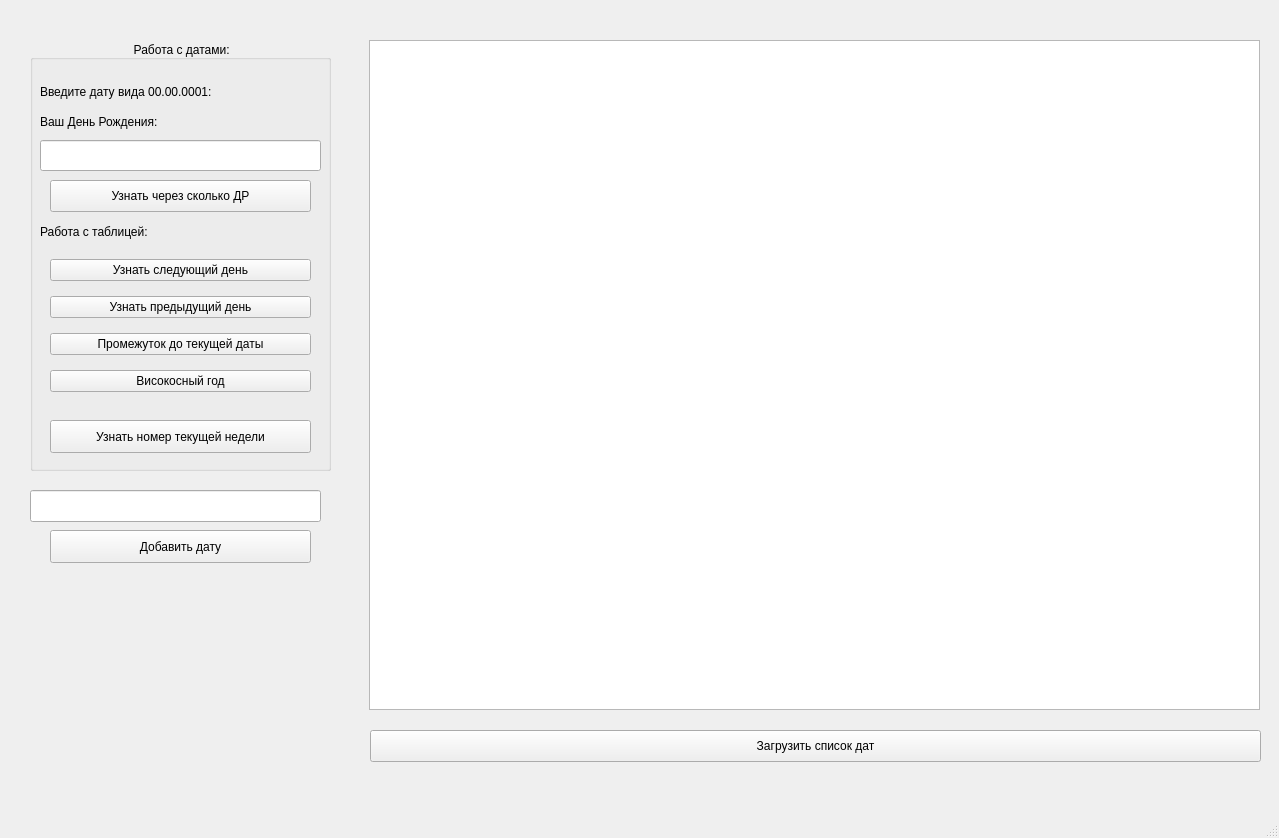
<?xml version="1.0" encoding="UTF-8"?>
<ui version="4.0">
 <class>MainWindow</class>
 <widget class="QMainWindow" name="MainWindow">
  <property name="geometry">
   <rect>
    <x>0</x>
    <y>0</y>
    <width>1279</width>
    <height>838</height>
   </rect>
  </property>
  <property name="windowTitle">
   <string>MainWindow</string>
  </property>
  <widget class="QWidget" name="centralwidget">
   <widget class="QTableWidget" name="tableTime">
    <property name="enabled">
     <bool>true</bool>
    </property>
    <property name="geometry">
     <rect>
      <x>369</x>
      <y>40</y>
      <width>891</width>
      <height>670</height>
     </rect>
    </property>
    <property name="maximumSize">
     <size>
      <width>16777211</width>
      <height>16777215</height>
     </size>
    </property>
    <property name="gridStyle">
     <enum>Qt::SolidLine</enum>
    </property>
    <attribute name="horizontalHeaderShowSortIndicator" stdset="0">
     <bool>false</bool>
    </attribute>
   </widget>
   <widget class="QGroupBox" name="groupBox">
    <property name="geometry">
     <rect>
      <x>30</x>
      <y>40</y>
      <width>301</width>
      <height>431</height>
     </rect>
    </property>
    <property name="title">
     <string> Работа с датами:</string>
    </property>
    <property name="alignment">
     <set>Qt::AlignBottom|Qt::AlignHCenter</set>
    </property>
    <property name="flat">
     <bool>false</bool>
    </property>
    <property name="checkable">
     <bool>false</bool>
    </property>
    <widget class="QLabel" name="Date">
     <property name="geometry">
      <rect>
       <x>10</x>
       <y>40</y>
       <width>281</width>
       <height>23</height>
      </rect>
     </property>
     <property name="text">
      <string>Введите дату вида 00.00.0001:</string>
     </property>
    </widget>
    <widget class="QWidget" name="verticalLayoutWidget">
     <property name="geometry">
      <rect>
       <x>20</x>
       <y>210</y>
       <width>261</width>
       <height>155</height>
      </rect>
     </property>
     <layout class="QVBoxLayout" name="verticalLayout">
      <item>
       <widget class="QPushButton" name="ButtonNextDay">
        <property name="text">
         <string>Узнать следующий день</string>
        </property>
       </widget>
      </item>
      <item>
       <widget class="QPushButton" name="ButtonPreviousDay">
        <property name="text">
         <string>Узнать предыдущий день</string>
        </property>
       </widget>
      </item>
      <item>
       <widget class="QPushButton" name="ButtonDuration">
        <property name="text">
         <string>Промежуток до текущей даты</string>
        </property>
       </widget>
      </item>
      <item>
       <widget class="QPushButton" name="ButtonLeapYear">
        <property name="text">
         <string>Високосный год</string>
        </property>
       </widget>
      </item>
     </layout>
    </widget>
    <widget class="QLabel" name="Birthday">
     <property name="geometry">
      <rect>
       <x>10</x>
       <y>70</y>
       <width>281</width>
       <height>23</height>
      </rect>
     </property>
     <property name="text">
      <string>Ваш День Рождения:</string>
     </property>
    </widget>
    <widget class="QLineEdit" name="lineBirthday">
     <property name="geometry">
      <rect>
       <x>10</x>
       <y>100</y>
       <width>281</width>
       <height>31</height>
      </rect>
     </property>
    </widget>
    <widget class="QPushButton" name="ButtonBirthDaySearch">
     <property name="geometry">
      <rect>
       <x>20</x>
       <y>140</y>
       <width>261</width>
       <height>32</height>
      </rect>
     </property>
     <property name="text">
      <string>Узнать через сколько ДР</string>
     </property>
    </widget>
    <widget class="QLabel" name="labelTable">
     <property name="geometry">
      <rect>
       <x>10</x>
       <y>180</y>
       <width>281</width>
       <height>24</height>
      </rect>
     </property>
     <property name="text">
      <string>Работа с таблицей:</string>
     </property>
    </widget>
    <widget class="QPushButton" name="ButtonWeek">
     <property name="geometry">
      <rect>
       <x>20</x>
       <y>380</y>
       <width>261</width>
       <height>33</height>
      </rect>
     </property>
     <property name="text">
      <string>Узнать номер текущей недели</string>
     </property>
    </widget>
   </widget>
   <widget class="QPushButton" name="loadDateButton">
    <property name="geometry">
     <rect>
      <x>370</x>
      <y>730</y>
      <width>891</width>
      <height>32</height>
     </rect>
    </property>
    <property name="text">
     <string>Загрузить список дат</string>
    </property>
   </widget>
   <widget class="QPushButton" name="ButtonAddDate">
    <property name="geometry">
     <rect>
      <x>50</x>
      <y>530</y>
      <width>261</width>
      <height>33</height>
     </rect>
    </property>
    <property name="text">
     <string>Добавить дату</string>
    </property>
   </widget>
   <widget class="QLineEdit" name="lineAddTable">
    <property name="geometry">
     <rect>
      <x>30</x>
      <y>490</y>
      <width>291</width>
      <height>32</height>
     </rect>
    </property>
   </widget>
  </widget>
  <widget class="QMenuBar" name="menubar">
   <property name="geometry">
    <rect>
     <x>0</x>
     <y>0</y>
     <width>1279</width>
     <height>29</height>
    </rect>
   </property>
  </widget>
  <widget class="QStatusBar" name="statusbar"/>
 </widget>
 <resources/>
 <connections/>
</ui>
